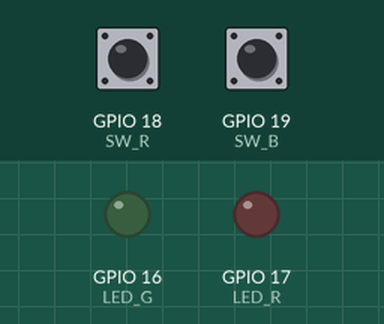
Recording of a sketch running on a simulated ESP32. On the bench: output pins drawn as LEDs (lit = HIGH). Dashed ring = blinking. The test bench sets the inputs (shaded band); at power-on: GPIO 18 (SW_R) HIGH, GPIO 19 (SW_B) HIGH. WiFi joins after 1.5 s; servers stay silent unless stated; what the sketch prints to the serial monitor is not drawn.

Above: at 0.1 s.
At 2.7 s:
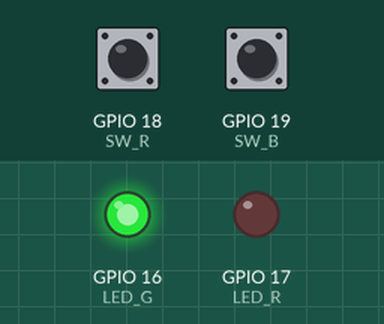
2.8 s: GPIO 18 (SW_R) pulled LOW for 0.15 s
At 4.4 s:
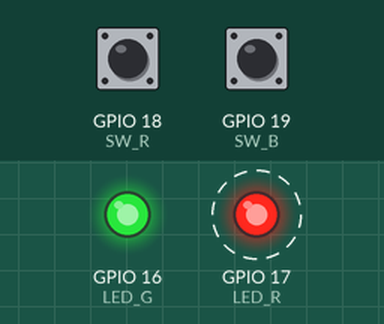
5.9 s: GPIO 19 (SW_B) pulled LOW for 0.15 s
Timing chart, 0 to 14.9 s (numbered marks = the images above; inputs shaded):
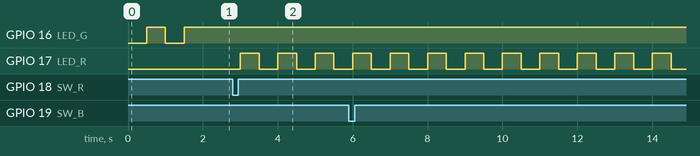

The sketch:

REMOTE_SWITCH_UDP_Client_32.ino
```cpp
#include <WiFi.h>
#include <WiFiUdp.h>

WiFiUDP udp;

#define LED_G 16                                    // IO16
#define LED_R 17                                    // IO17
#define SW_R  18                                    // IO18
#define SW_B  19                                    // IO19

char* ssid = "REMOTE_SWITCH";                       // ｱｸｾｽﾎﾟｲﾝﾄ名(9文字以上)
char* password = "0x0123456789ABCDEF";              // ｱｸｾｽﾎﾟｲﾝﾄのﾊﾟｽﾜｰﾄﾞ(9文字以上)
char* AP_IP_address = "192.168.4.1";                // ｱｸｾｽﾎﾟｲﾝﾄのIPｱﾄﾞﾚｽ
unsigned int AP_Port = 60011;                       // ｱｸｾｽﾎﾟｲﾝﾄのﾎﾟｰﾄ番号
unsigned int STA_port = 60012;                      // stationのﾎﾟｰﾄ番号
String Send_Str, Receive_Str;

// 割込で使う変数は、ｺﾝﾊﾟｲﾗｰの最適化によって消去されないように、volatile宣言をします。
volatile boolean RED_SW = false;
volatile boolean BLK_SW = false;
volatile boolean Send_Flg = false;
volatile byte timer0_cnt = 0;
//volatile unsigned long RESET_cnt = 0;
volatile byte retry_cnt = 0;
volatile byte RED_LED = 0;                          // 0:消灯 1:点灯 2:点滅
volatile byte GREEN_LED = 0;                        // 0:消灯 1:点灯 2:点滅
hw_timer_t *timer0 = NULL;                          // ﾀｲﾏｰ割込0
//hw_timer_t *timer1 = NULL;                          // ﾀｲﾏｰ割込1

//***********************************
void Software_RESET() {
  Serial.println();
  Serial.println("Restarting...");
  ESP.restart();
}

//***********************************
void IRAM_ATTR LED_ON_OFF() {                       // ﾀｲﾏｰ割込で使う関数
  switch (RED_LED) {
  case 0:
    digitalWrite(LED_R, LOW);
    break;
  case 1:
    digitalWrite(LED_R, HIGH);
    break;
  case 2:
    digitalWrite(LED_R, !digitalRead(LED_R));
  }
  switch (GREEN_LED) {
  case 0:
    digitalWrite(LED_G, LOW);
    break;
  case 1:
    digitalWrite(LED_G, HIGH);
    break;
  case 2:
    digitalWrite(LED_G, !digitalRead(LED_G));
  }
  timer0_cnt++;
//RESET_cnt++;
}

//***********************************
void Push_RED_SW() {
  if (RED_SW == false) {
    RED_SW = true;
    BLK_SW = false;
    Send_Flg = false;
    timer0_cnt = 0;
    retry_cnt = 0;
    RED_LED = 2;                                    // 0:消灯 1:点灯 2:点滅
  }
}

//***********************************
void Push_BLACK_SW() {
  if (BLK_SW == false) {
    BLK_SW = true;
    RED_SW = false;
    Send_Flg = false;
    timer0_cnt = 0;
    retry_cnt = 0;
    RED_LED = 2;                                    // 0:消灯 1:点灯 2:点滅
  }
}

//***********************************
void Button_Proc() {
  if (timer0_cnt > 10) {
    Send_Flg = false;
    retry_cnt++;
  }
  if (retry_cnt > 2) {
    RED_LED = 0;                                   // 0:消灯 1:点灯 2:点滅
    RED_SW = false;
    BLK_SW = false;
    Send_Flg = false;
    timer0_cnt = 0;
    retry_cnt = 0;
  }
  if ((RED_SW == true) && (Send_Flg == false)) {
    Send_Str = "ON(C)";
    sendUDP();
  }
  if ((BLK_SW == true) && (Send_Flg == false)) {
    Send_Str = "OFF(C)";
    sendUDP();
  }
}

//***********************************
void receiveUDP() {
  int packetSize = udp.parsePacket();
  if(packetSize > 0){
    Receive_Str = udp.readStringUntil('\r');       // ｺﾏﾝﾄﾞ文字列
    udp.flush();                                   // 残り文字列をｸﾘｱ
    Serial.println("Receive_Str: " + String(Receive_Str));// debug
    if ((RED_SW == false) && (BLK_SW == false)) {
      if (Receive_Str == "ON(S)") {
        RED_LED = 1;                               // 0:消灯 1:点灯 2:点滅
      }
      if (Receive_Str == "OFF(S)") {
        RED_LED = 0;                               // 0:消灯 1:点灯 2:点滅
      }
      Send_Str = Receive_Str;
      Receive_Str = "";                            // return key
      sendUDP();
    }
    if (Receive_Str == "ON(C)") {
      RED_LED = 1;                                 // 0:消灯 1:点灯 2:点滅
      RED_SW = false;
    }
    if (Receive_Str == "OFF(C)") {
      RED_LED = 0;                                 // 0:消灯 1:点灯 2:点滅
      BLK_SW = false;
    }
    Receive_Str = "";                              // return key
  }
}

//***********************************
void sendUDP() {
  udp.beginPacket(AP_IP_address, AP_Port);         // UDP送信ﾊﾟｹｯﾄ初期化
  udp.print(Send_Str);                             // UDP送信ﾊﾟｹｯﾄに文字列書き込み
  udp.print('\r');                                 // UDP送信ﾊﾟｹｯﾄに文字列書き込み
  udp.endPacket();                                 // UDPのﾊﾟｹｯﾄ送信
  Send_Flg = true;
  timer0_cnt = 0;
  Serial.println("Send_Str   : " + String(Send_Str)); // debug
}

//***********************************
void connectToWiFi() {
  GREEN_LED = 2;                                    // 0:消灯 1:点灯 2:点滅
//WiFi.setOutputPower(10.0);                       // Wi-Fiの出力レベル設定(0.0～20.5dBm)
  Serial.println("Connecting to WiFi network: " + String(ssid));
  WiFi.disconnect(true, true);                     // WiFi config設定ﾘｾｯﾄ
  WiFi.begin(ssid, password);                      // ｱｸｾｽﾎﾟｲﾝﾄのSSIDとpasswordの設定
  delay(500);
  int retrycnt = 0;
  while (WiFi.status() != WL_CONNECTED) {          // 接続待ち
    Serial.print('.');
    delay(200);
    retrycnt++;
    if(retrycnt > 50){
      Software_RESET();                            //ｿﾌﾄｳｴｱﾘｾｯﾄ(再起動)する
    }
  }
  Serial.println();
  IPAddress myIP = WiFi.localIP();                 // 自身のIPｱﾄﾞﾚｽ
  Serial.println("*** WiFi connected! ***");
  Serial.print("My IP address: ");
  Serial.println(myIP);
  udp.begin(STA_port);                             // 自身のUDPﾎﾟｰﾄ(待ち受け)を開放
  GREEN_LED = 1;                                    // 0:消灯 1:点灯 2:点滅
}

//***********************************
void setup() {
  Serial.begin(115200);
  pinMode(SW_R, INPUT_PULLUP);                      // ﾌﾟｯｼｭﾎﾞﾀﾝ赤(入)
  pinMode(SW_B, INPUT_PULLUP);                      // ﾌﾟｯｼｭﾎﾞﾀﾝ黒(切)
  pinMode(LED_G, OUTPUT);                           // GREEN LED
  pinMode(LED_R, OUTPUT);                           // RED LED
  RED_LED = 0;                                      // 0:消灯 1:点灯 2:点滅

  attachInterrupt(digitalPinToInterrupt(SW_R), Push_RED_SW, FALLING);
  attachInterrupt(digitalPinToInterrupt(SW_B), Push_BLACK_SW, FALLING);

  // 使用ﾀｲﾏｰ（0～3）の指定と初期化
  // 周波数は、80,000,000 / 80 = 1,000,000 Hz
  timer0 = timerBegin(0, 80, true);             // ﾀｲﾏｰ番号0、分周比80(1ﾏｲｸﾛ秒)

  // 割込処理関数（ISR）の設定
  timerAttachInterrupt(timer0, &LED_ON_OFF, true);

  // タイマー動作の指定(trueで繰り返し)
  timerAlarmWrite(timer0, 500000, true);               // 500,000us(0.5s)ごとにLED点滅

  // ﾀｲﾏｰ開始
  timerAlarmEnable(timer0);

  connectToWiFi();
}

//***********************************
void loop() {
  Button_Proc();
  receiveUDP();
//if (RESET_cnt > 1209600) {                         // 7日1回再起動(120*60*24*7)
//  Software_RESET();
//}
  delay(1000);
}

//
```

Measured:
- after the input at 2.8 s, GPIO 17 (LED_R): alternates HIGH for 0.50 s and LOW for 0.50 s, starting after 0.20 s
